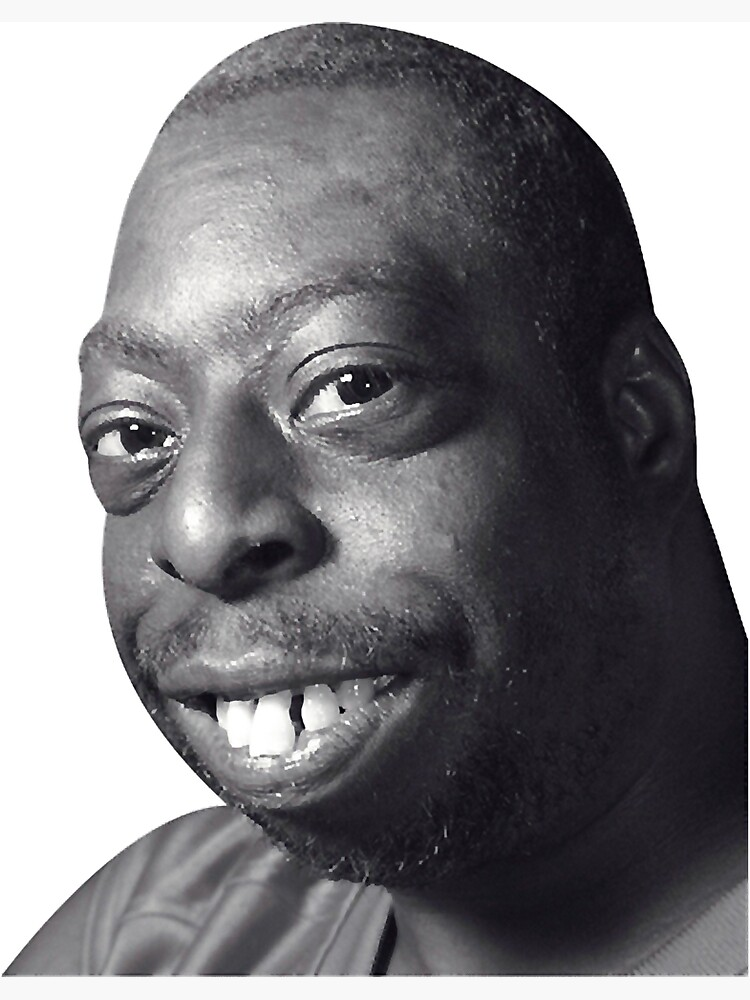
#> input picture ConvolucaoVisualizacao/bettle.jpg, 750 x 1000 px
$ python Conv.py
#> lines starting #> are read from the running program, lines starting #| are printed output that depends on the picture
import cv2
import numpy as np
import matplotlib.pyplot as plt

# Função para mostrar a matriz da imagem usando Matplotlib
def show_image_matrix(matrix, title="Image Matrix"):
    plt.imshow(matrix, cmap='gray')
    plt.title(title)
    plt.axis('on')
    plt.show()

# Carregar a imagem
input_image_path = 'bettle.jpg'  # Substitua pelo caminho da sua imagem
output_image_path = 'bettleConv.jpg'  # Caminho para salvar a imagem de saída

# Ler a imagem
image = cv2.imread(input_image_path)
#> image is the input picture: shape (1000, 750, 3); mean B, G, R 135.6, 132.5, 133.7

# Verificar se a imagem foi carregada corretamente
if image is None:
    print(f"Erro: não foi possível carregar a imagem a partir do caminho {input_image_path}")
else:
    # Converter a imagem para escala de cinza
    gray_image = cv2.cvtColor(image, cv2.COLOR_BGR2GRAY)
    show_image_matrix(gray_image, "Gray Image Matrix")

    # Aplicar o filtro de detecção de bordas verticais (filtro Sobel)
    # Kernel para detectar bordas verticais
    sobel_vertical = np.array([[-1, 0, 1],
                               [-2, 0, 2],
                               [-1, 0, 1]])

    # Aplicar a convolução
    edges = cv2.filter2D(gray_image, -1, sobel_vertical)
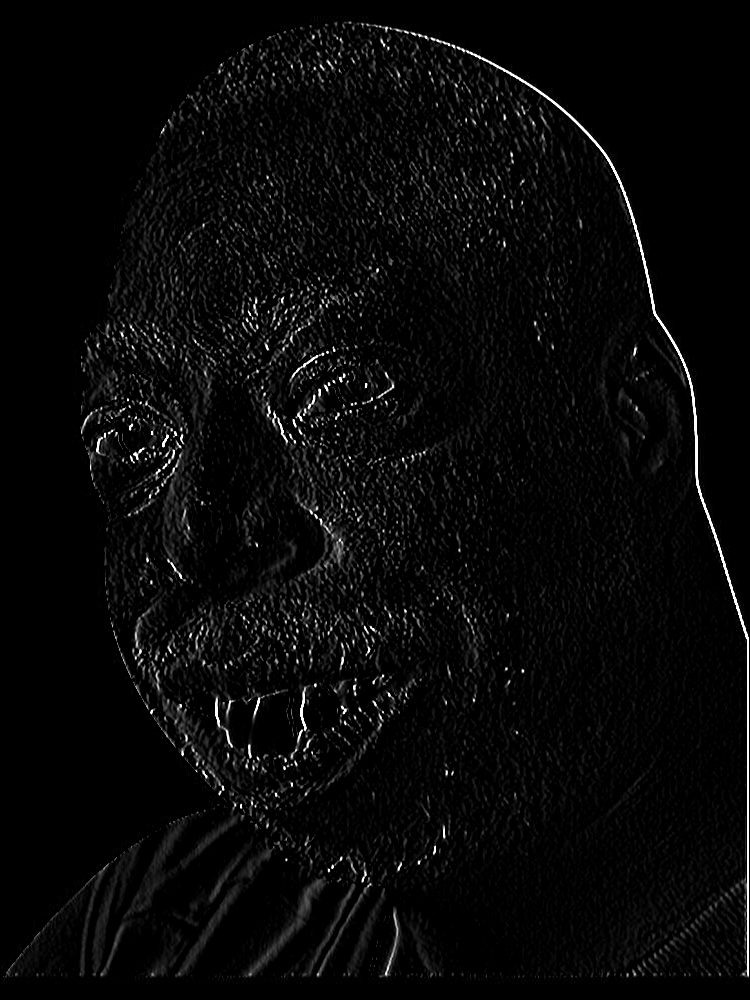
#> edges: shape (1000, 750); min 0, max 255, mean 8.4
    show_image_matrix(edges, "Edges Image Matrix")

    # Salvar a imagem resultante
    cv2.imwrite(output_image_path, edges)

    print(f"Imagem de bordas verticais salva em: {output_image_path}")
